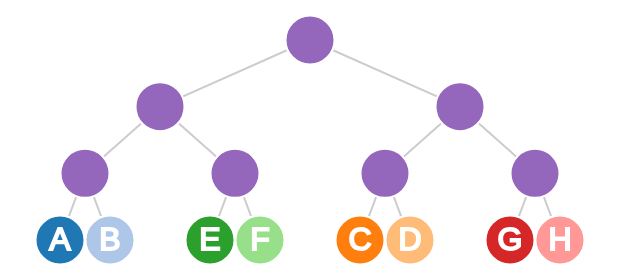

This figure's Vega-Lite source:
### Vega specification from a JSON file in a GitHub repository (floating-point values rounded to 4 significant figures)
{"$schema": "https://vega.github.io/schema/vega/v5.json", "width": 300, "height": 100, "padding": 5, "signals": [{"name": "generate", "value": true, "bind": {"input": "checkbox"}}], "data": [{"name": "tree", "values": [{"id": "A", "job": "Doctor", "region": "East"}, {"id": "B", "job": "Doctor", "region": "East"}, {"id": "C", "job": "Lawyer", "region": "East"}, {"id": "D", "job": "Lawyer", "region": "East"}, {"id": "E", "job": "Doctor", "region": "West"}, {"id": "F", "job": "Doctor", "region": "West"}, {"id": "G", "job": "Lawyer", "region": "West"}, {"id": "H", "job": "Lawyer", "region": "West"}], "transform": [{"type": "nest", "generate": {"signal": "generate"}, "keys": ["job", "region"]}, {"type": "tree", "method": "tidy", "size": [{"signal": "width"}, {"signal": "height"}]}]}, {"name": "links", "source": "tree", "transform": [{"type": "treelinks"}, {"type": "linkpath"}]}], "scales": [{"name": "color", "type": "ordinal", "range": {"scheme": "category20"}}], "marks": [{"type": "path", "from": {"data": "links"}, "encode": {"update": {"stroke": {"value": "#ccc"}, "path": {"field": "path"}}}}, {"type": "symbol", "from": {"data": "tree"}, "encode": {"update": {"fill": {"scale": "color", "field": "id"}, "stroke": {"value": "white"}, "size": {"value": 600}, "x": {"field": "x"}, "y": {"field": "y"}}}}, {"type": "text", "from": {"data": "tree"}, "encode": {"enter": {"text": {"field": "id"}, "stroke": {"value": "white"}, "fill": {"value": "white"}, "align": {"value": "center"}, "baseline": {"value": "middle"}, "fontWeight": {"value": "normal"}, "fontSize": {"value": 16}}, "update": {"x": {"field": "x"}, "y": {"field": "y"}}}}]}
